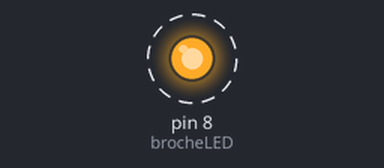
The sketch below on a simulated Arduino Uno, built with avr-gcc and run on an emulated ATmega328P. On the bench: output pins drawn as LEDs (lit = HIGH). Dashed ring = blinking.

Above: at 0.5 s.
Timing chart, 0 to 4.6 s (numbered marks = the images above):
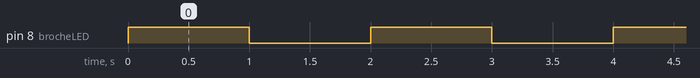

The sketch:

Blink_de_la_LED_sur_la_breadboard.ino
```cpp
// Clignotement d'une LED externe branchée sur la broche 8

const int brocheLED = 8;           // Numéro de la broche où est branchée la LED

void setup() {
  pinMode(brocheLED, OUTPUT);      // La broche 8 est une sortie
}

void loop() {
  digitalWrite(brocheLED, HIGH);   // Allume la LED (5 V sur la broche 8)
  delay(1000);                     // Attend 1 seconde
  digitalWrite(brocheLED, LOW);    // Éteint la LED (0 V)
  delay(1000);                     // Attend 1 seconde
}
```

Measured:
- by itself, pin 8 (brocheLED): alternates HIGH for 1.0 s and LOW for 1.0 s
